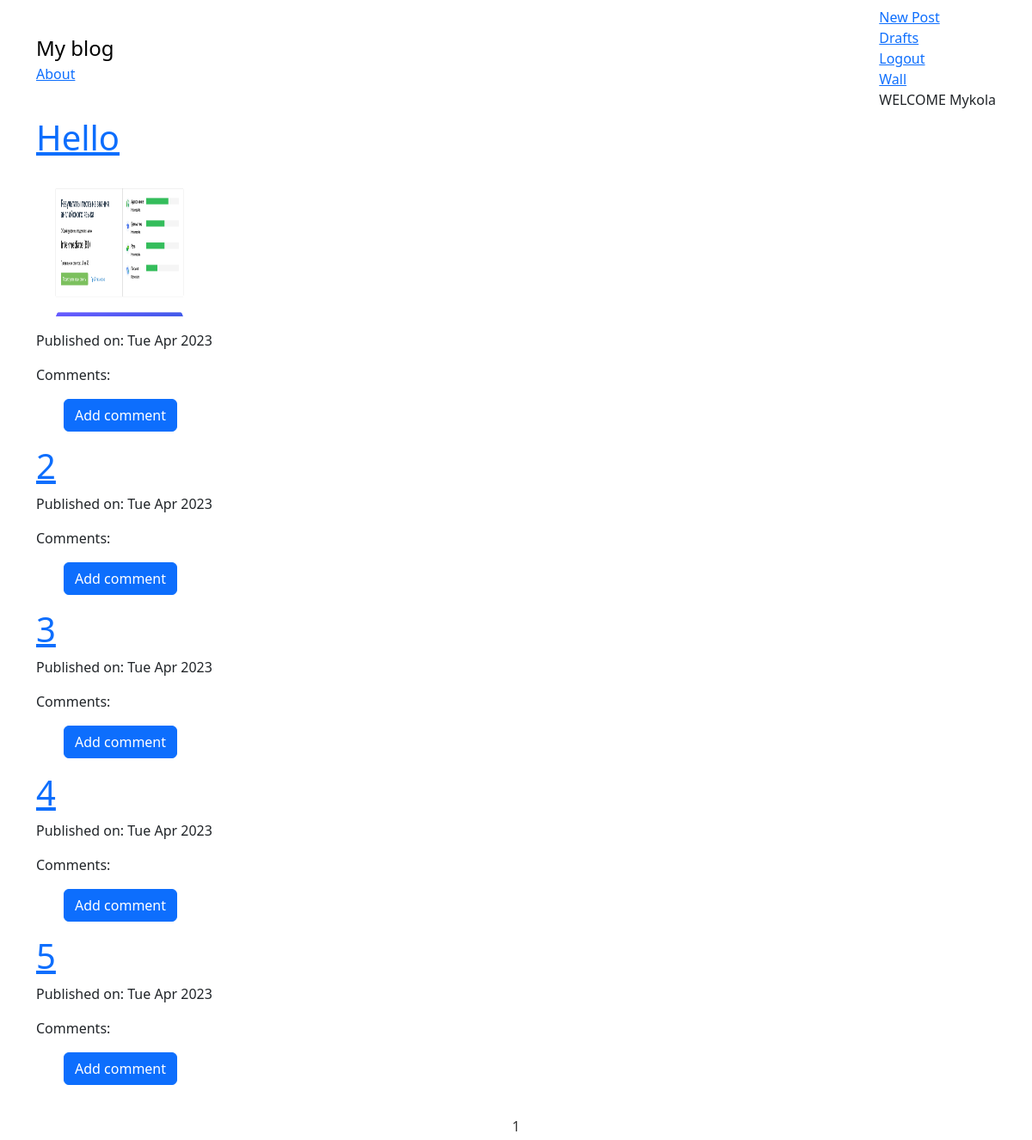
/ (signed in), run on an earlier commit of the app's database.
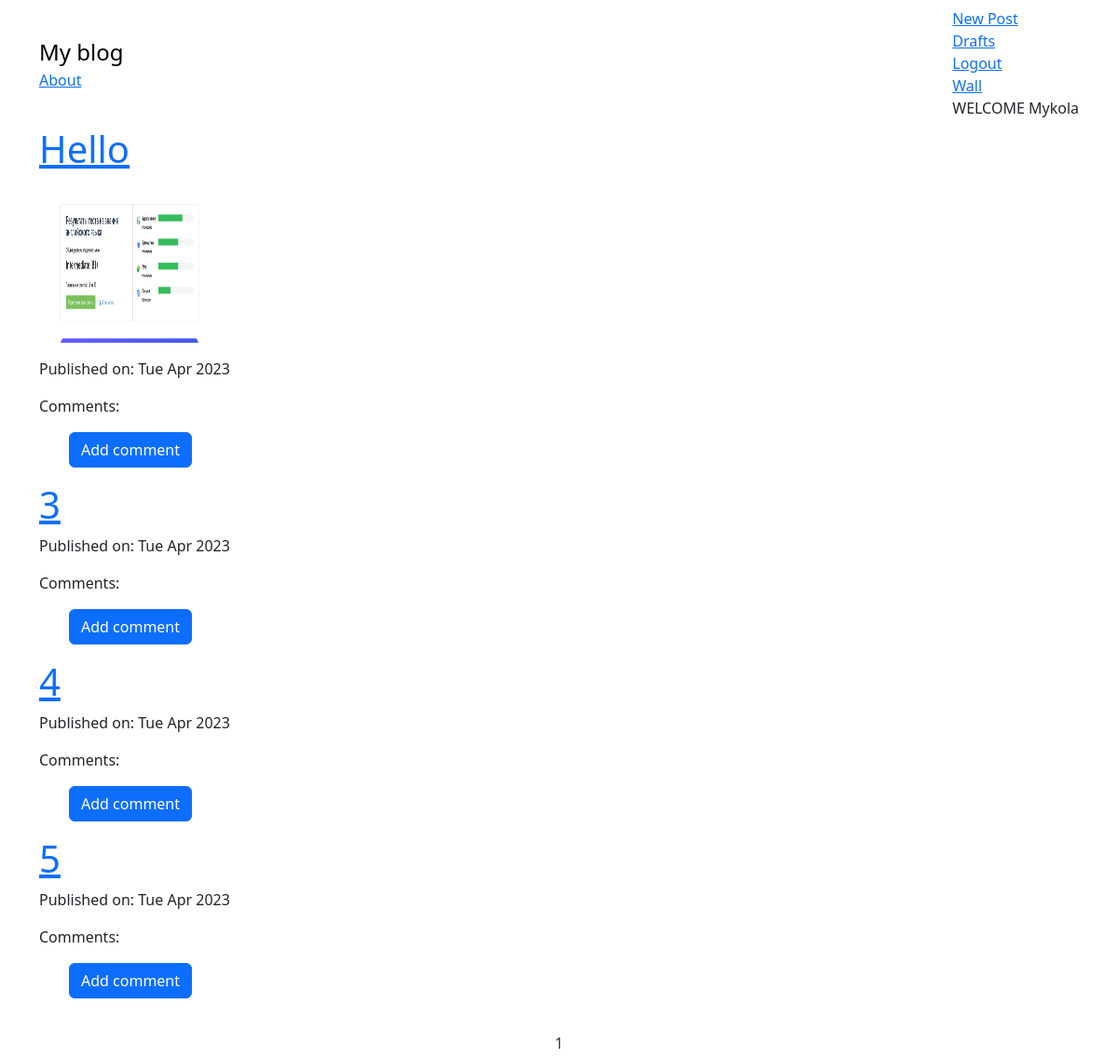
And on a later commit of the database.
### myblog/models.py (models this page shows, shortened)
class Post(models.Model):
    author = models.ForeignKey('auth.User', on_delete=models.CASCADE)
    title = models.CharField(max_length=200)
    text = models.TextField()
    picture = models.ImageField(upload_to='media/profile_pics/', blank=True, null=True)
    create_date = models.DateTimeField(default=timezone.now)
    published_date = models.DateTimeField(blank=True, null=True)

### myblog/views.py (the view)
# urls.py: re_path(r'$',views.AllPost.as_view(), name='post_list'),
class AllPost(ListView):
    model = Post
    paginate_by = 5
    context_object_name = 'post'
    template_name = 'myblog/post_list.html'
    def get_queryset(self):
        if self.request.user.is_authenticated:
            posts = Post.objects.filter(author=self.request.user)
        else:
            posts = Post.objects.none()
        return posts

### myblog/templates/myblog/post_list.html (shortened to what this page needs)
{% extends "myblog/base.html" %}
{% block content %}
<div class="centerstage">
    {% if user.is_authenticated %}
        {% for post in post  %}
                <div class="post">
                    <h1><a href="{% url 'myblog:post_detail' pk=post.pk %}">{{ post.title }}</a></h1>
                    {% if post.picture %}
                        <div>
                            <img class="myblog_page" src="{{ post.picture.url }}" alt="{{ post.title }}"/>
                        </div>
                    {% endif %}
                    <div class="date">
                        <p> Published on: {{ post.published_date|date:"D M Y" }}</p>
                    </div>
                    <p>Comments:</p>
                    <ul>
                    <a class="btn btn-primary btn-comments" href="{% url 'myblog:add_comment_to_post' pk=post.pk  %}">Add comment</a>
                </ul>
                </div>
        {% endfor %}
    {% endif %}
</div>
{% endblock %}

### myblog/templates/myblog/base.html (shortened to what this page needs)
<!DOCTYPE html>
{% load static %}
<html lang="en">
<head>
    <link href="https://cdn.jsdelivr.net/npm/bootstrap@5.3.0-alpha3/dist/css/bootstrap.min.css" rel="stylesheet">
    <link rel="stylesheet" type="text/css" href="{% static 'css/myblog.css' %}">
</head>
<body>
    <nav class="navbar navbar-default custom-navbar">
        <div class="container">
            <ul class="nav navbar-nav">
                <li><a class="navbar-brand bigbrand" href="{% url 'myblog:post_list' %}">My blog</a></li>
                <li><a href="{% url 'myblog:about' %}">About</a></li>
            </ul>
            <ul class="nav navbar-nav navbar-right">
                {% if user.is_authenticated %}
                <li><a  href="{% url 'myblog:post_new' %}">New Post</a></li>
                <li><a  href="{% url 'myblog:post_draft_list' %}">Drafts</a></li>
                <li><a  href="{% url 'logout' %}">Logout</a></li>
                <li><a href="{% url 'myblog:wall' %}">Wall</a></li>
                <li><a>WELCOME {{user.username}}</a></li>
                {% else %}
                <li><a class="nav navbar-right" href="{% url 'myblog:user_login' %}">Login</a></li>
                <li><a class="nav navbar-right" href="{% url 'myblog:registration' %}">Registration</a></li>
                {% endif %}
            </ul>
        </div>
    </nav>
    <div class="content container">
        <div class="row">
            <div class="col-md-8">
                <div class="blog_posts ">
                    {% block content %}
                    {% endblock  %}
                </div>
            </div>
        </div>
    </div>
    <nav class="list-pages">
        <ul>
            {% for p in paginator.page_range %}
            <li class="page-num">
                <a href="?page={{ p }}">{{ p }}</a>
            </li>
            {% endfor %}
        </ul>
    </nav>
</body>
</html>

What changed in the data, as far as the page shows it:
removed Post: title "2", published_date "Tue Apr 2023"
